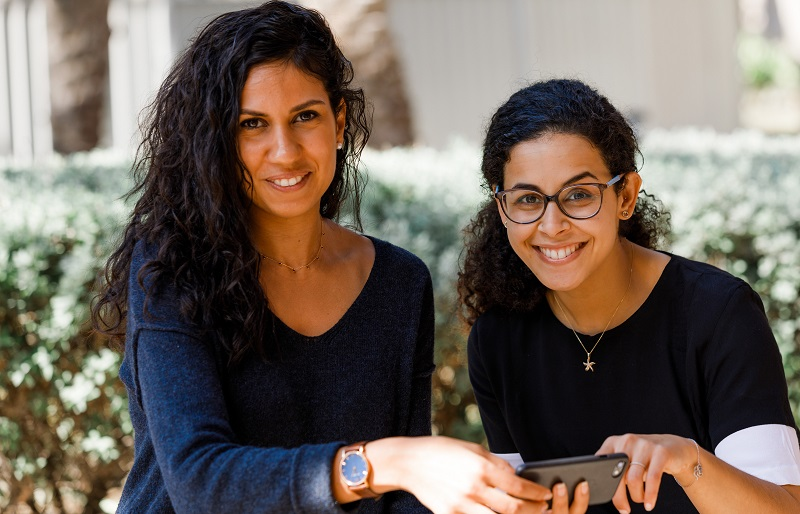
#> input picture ejemplos_clase/people.jpg, 800 x 514 px
$ python face.py
#> lines starting #> are read from the running program, lines starting #| are printed output that depends on the picture; after the words box and inside, x2 and y2 are one past the last pixel; in counts of white or black regions, pixels touching at a corner belong together
import time
import cv2

class Face():
    def __init__(self):
        self.faces = []
        self.threshold = 8

        # Clasificador de caras
        self.face_cascade = cv2.CascadeClassifier('haarcascade_frontalface_default.xml')

    def __call__(self, image):
        t0 = time.time()

        # Transformar a escala de grises
        gray = cv2.cvtColor(image, cv2.COLOR_BGR2GRAY)

        # Detectar caras (faces) en la imagen
        faces = self.face_cascade.detectMultiScale(
            gray,
            scaleFactor=1.1,
            minNeighbors=8,  # threashold (más alto es más exigente)
            minSize=(30, 30),  # tamaño de la cara minima
        )
        self.faces = faces

        t = time.time()
        print(self.__class__.__name__,'time =', t-t0)

    def draw(self, image):
        # Dibujar las caras
        for (x, y, w, h) in self.faces:
            cv2.rectangle(image, (x, y), (x+w, y+h), (0, 255, 0), 2)
        return image


if __name__ == "__main__":
    # Cargar una de las imagenes disponibles
    image = cv2.imread('people.jpg')
#> image is the input picture: shape (514, 800, 3); mean B, G, R 93.3, 102.6, 113.8

    # Clasificador de caras
    face_cascade = cv2.CascadeClassifier('haarcascade_frontalface_default.xml')

    # Transformar a escala de grises
    gray = cv2.cvtColor(image, cv2.COLOR_BGR2GRAY)
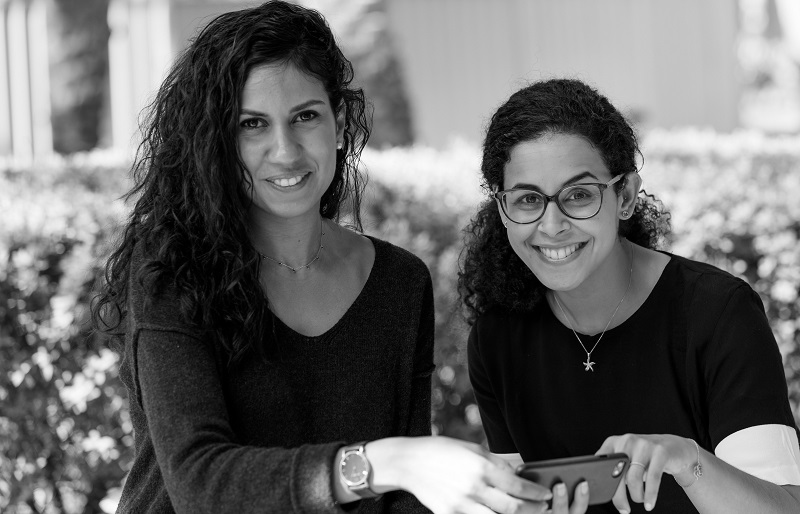
#> gray: shape (514, 800); min 0, max 255, mean 104.9

    # Detectar caras (faces) en la imagen
    faces = face_cascade.detectMultiScale(
        gray,
        scaleFactor=1.1,
        minNeighbors=8,  # threashold (más alto es más exigente)
        minSize=(30, 30),  # tamaño de la cara minima

    )
#> faces = [[216, 71, 134, 134], [482, 138, 145, 145]]

    # Dibujar las caras
    for (x, y, w, h) in faces:
        cv2.rectangle(image, (x, y), (x+w, y+h), (0, 255, 0), 2)
#> this loop made 2 passes
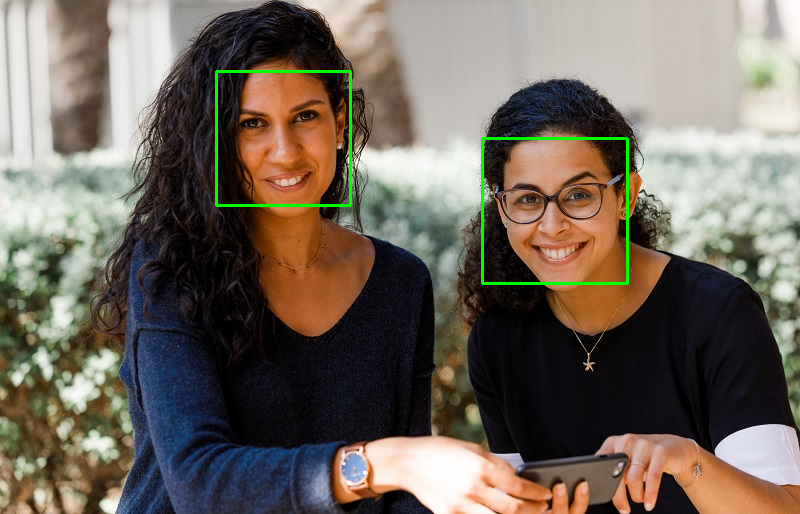
#> image: shape (514, 800, 3); 0.81% of pixels changed, all inside (x1, y1, x2, y2) = (215, 70, 629, 285)

    cv2.imwrite('face_output.jpg', image)

$ run again, with ejemplos_clase/objetos.jpg copied over ejemplos_clase/people.jpg
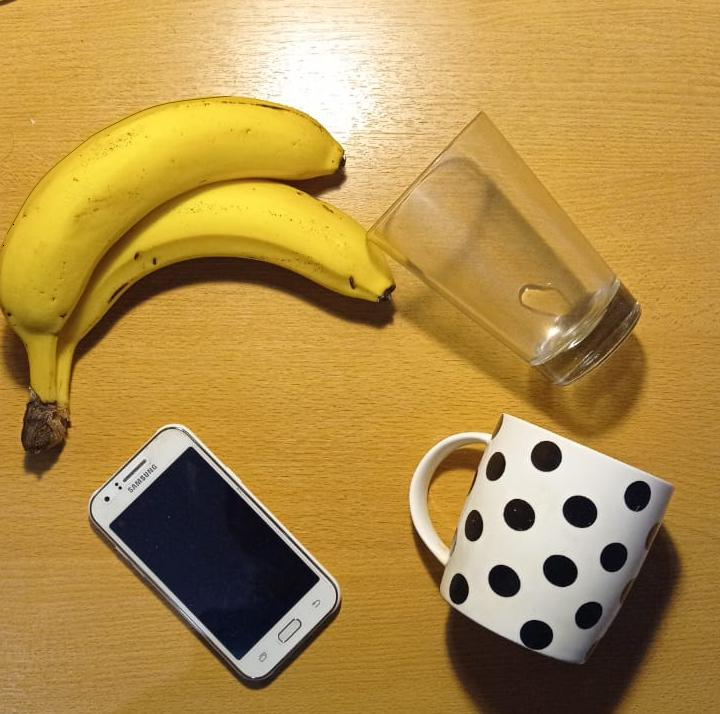
#> input picture ejemplos_clase/objetos.jpg, 720 x 714 px
#> image is the input picture: shape (714, 720, 3); mean B, G, R 73.5, 141, 175.9
#> `gray = cv2.cvtColor(image, cv2.COLOR_BGR2GRAY)`:
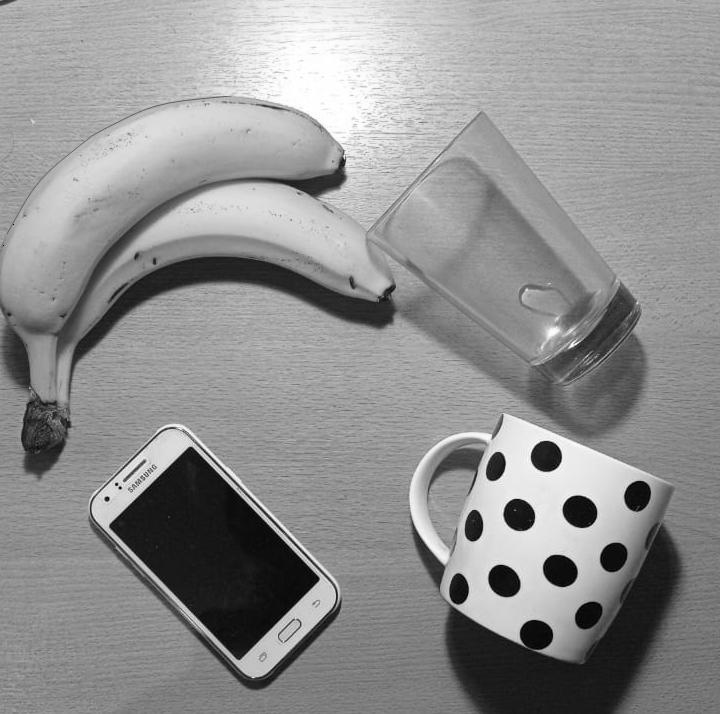
#> gray: shape (714, 720); min 0, max 255, mean 143.8
#> faces = ()
